Frame 1 (no input): blank canvas, image omitted
Frame 60 (the mouse pressed at the canvas centre just before this capture): blank canvas, image omitted
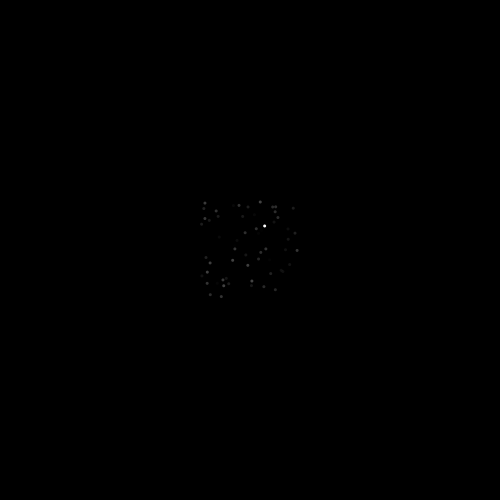
Frame 120 (the mouse held since frame 60 and released just before this capture)

The Processing sketch whose frames 1 and 60 were blank and that drew this single picture after the mouse press (run headless with seeded random() and noise(); from frame 60 on, the mouse is pressed at the canvas centre):

// Processing sketch: Star_generator
// ── Star_generator.pde
void setup(){
size (500,500);
background(0);
noStroke();
smooth();
}

void draw(){
 if (mousePressed){
     ellipse(mouseX+random(-50,50),mouseY+random(-50,50),3,3);
     fill(random(1,255),70);

}
}
  
void keyPressed() {
  if (key =='r' || key == 'R'){
   fill(random(1,255),mouseX,150);
}
}
